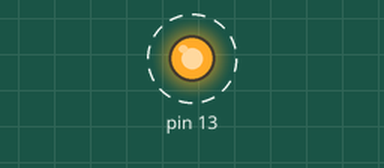
Recording of a sketch running on a simulated Arduino Uno, built with avr-gcc and run on an emulated ATmega328P. On the bench: output pins drawn as LEDs (lit = HIGH). Dashed ring = blinking.

Above: at 0.5 s.
Timing chart, 0 to 4.6 s (numbered marks = the images above):
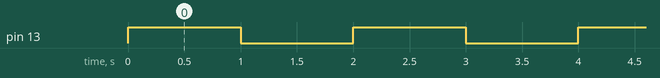

Measured:
- by itself, pin 13: alternates HIGH for 1.0 s and LOW for 1.0 s

The sketch:

arduino.ino
```cpp
int led=13;

void setup() {
  // put your setup code here, to run once:
pinMode(13,OUTPUT);
}

void loop() {
  // put your main code here, to run repeatedly:
while(1)
{
  digitalWrite(13,HIGH);
  delay(1000);
  digitalWrite(13,LOW);
  delay(1000);
}
}
```
